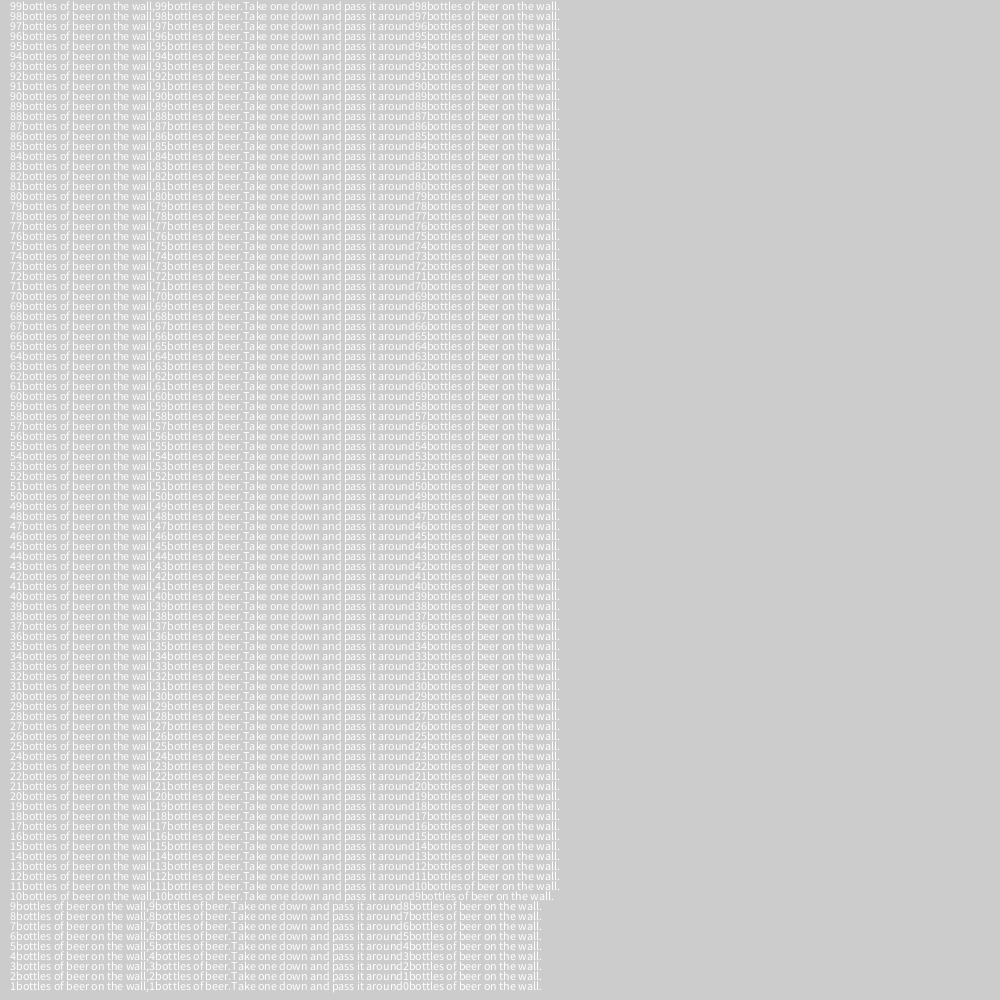
Frame 1 (no input)
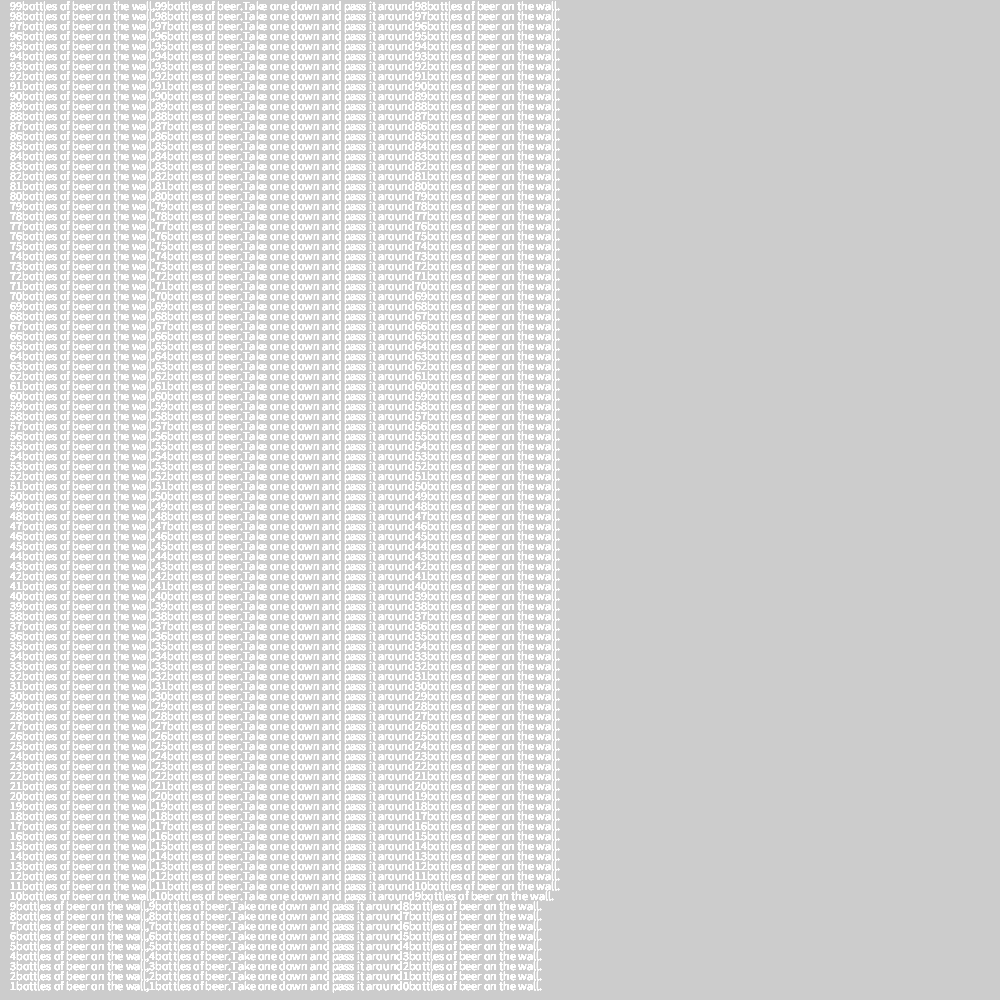
Frame 60 (the mouse pressed at the canvas centre just before this capture)
Frame 120 (the mouse held since frame 60 and released just before this capture): identical to frame 60, image omitted

The Processing sketch that drew these frames (run headless with seeded random() and noise(); from frame 60 on, the mouse is pressed at the canvas centre):

// Processing sketch: sketch_99Bottles
// ── sketch_99Bottles.pde
void setup(){
size(1000,1000);
}
void draw(){
  int flute = 10;
for(int i=99;i>0;i--){
text(i + "bottles of beer on the wall," + i + "bottles of beer.Take one down and pass it around" + (i-1) + "bottles of beer on the wall.",10,flute);
flute=flute+10;
}
}
